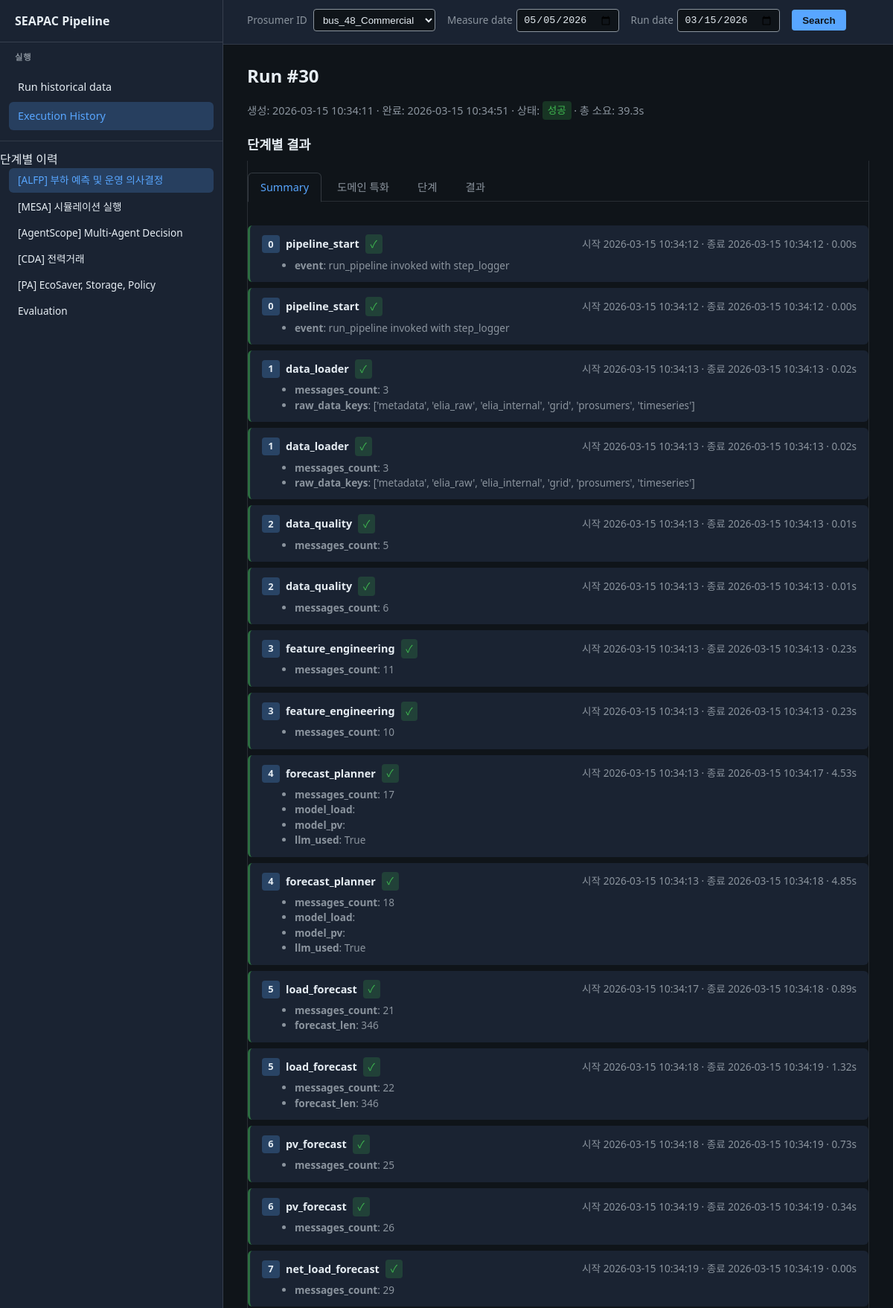
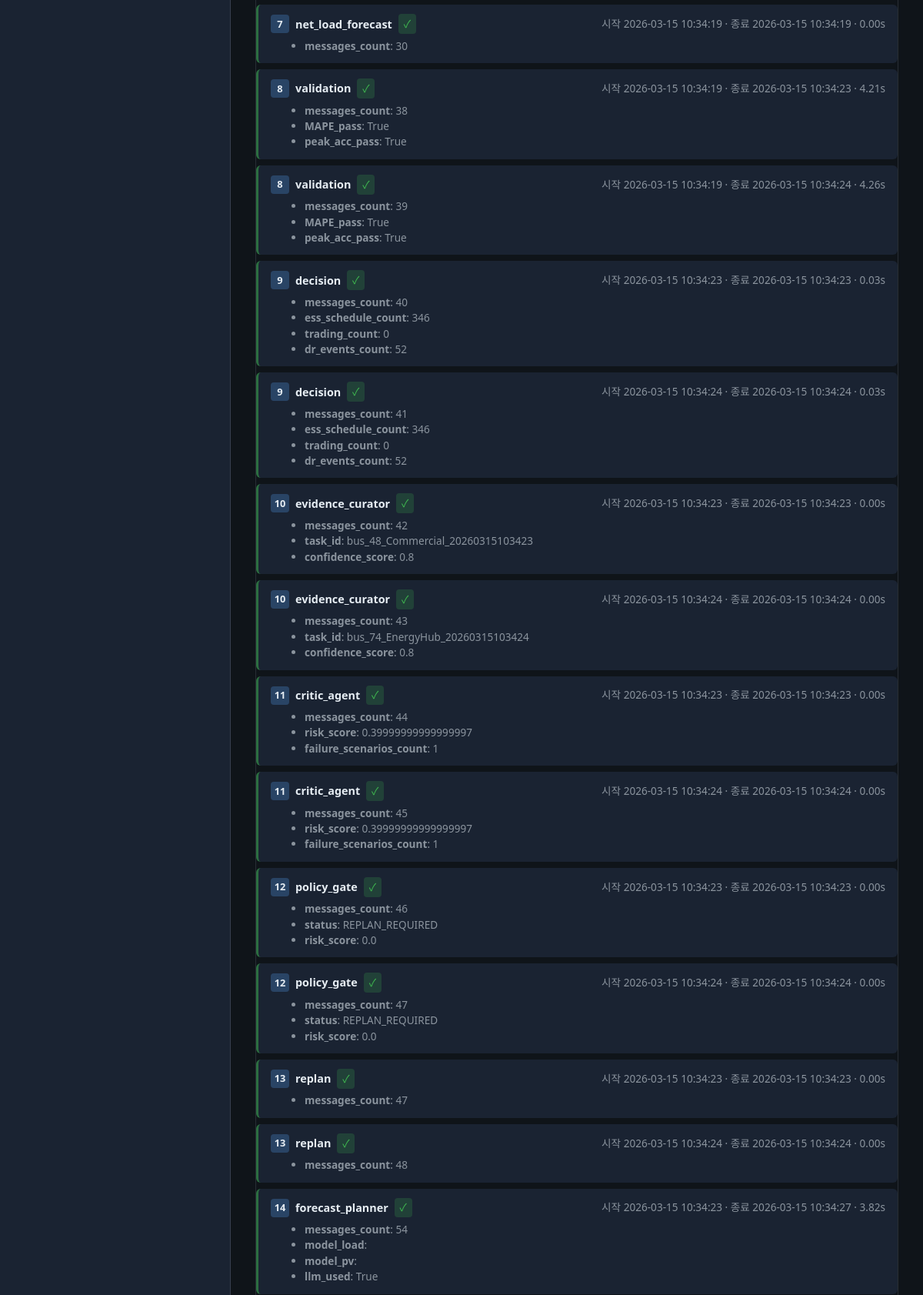
/runs/30 (upper part), run on the app's committed database (2 pictures, top to bottom).
### tables this page shows
CREATE TABLE pipeline_run (
                id INTEGER PRIMARY KEY AUTOINCREMENT,
                created_at TEXT NOT NULL,
                finished_at TEXT,
                status TEXT NOT NULL DEFAULT 'running',
                total_elapsed_sec REAL,
                args_json TEXT,
                error_message TEXT
            , measure_date TEXT);

CREATE TABLE alfp_agent_step (
                id INTEGER PRIMARY KEY AUTOINCREMENT,
                run_id INTEGER NOT NULL,
                stage_order INTEGER NOT NULL,
                agent_name TEXT NOT NULL,
                step_order INTEGER NOT NULL,
                started_at TEXT NOT NULL,
                finished_at TEXT,
                elapsed_sec REAL,
                ok INTEGER NOT NULL DEFAULT 1,
                summary_json TEXT,
                error_text TEXT,
                FOREIGN KEY (run_id) REFERENCES pipeline_run(id)
            );

### pipeline_dashboard/app.py (the view)
@app.route("/runs/<int:run_id>")
def run_detail(run_id: int):
    init_db(_db_path())
    run = get_run_with_stages(run_id, db_path=_db_path())
    if run is None:
        abort(404)
    stages = run.get("stages", [])
    tabs = _stages_for_tabs(stages)
    db_path = _db_path()
    alfp_agent_steps = get_alfp_agent_steps(run_id, stage_order=1, db_path=db_path)
    if alfp_agent_steps is None:
        alfp_agent_steps = []
    alfp_domain_steps = get_alfp_domain_steps(run_id, stage_order=1, db_path=db_path)
    if alfp_domain_steps is None:
        alfp_domain_steps = []
    log.info("run_detail run_id=%s alfp_agent_steps count=%s domain_steps=%s db=%s", run_id, len(alfp_agent_steps), len(alfp_domain_steps), db_path)
    current_tab = request.args.get("tab", "1")
    current_sub = request.args.get("sub", "summary")
    if current_sub not in ("summary", "domain", "steps", "result"):
        current_sub = "summary"
    current_sub4 = request.args.get("sub4", "exec")
    if current_sub4 not in ("exec", "domain"):
        current_sub4 = "exec"
    cda_strategy_logs = []
    cda_negotiation_logs = []
    for s in stages:
        summary = s.get("summary") or {}
        if summary.get("strategy_reasoning_logs"):
            cda_strategy_logs = summary["strategy_reasoning_logs"]
        if summary.get("negotiation_logs"):
            cda_negotiation_logs = summary["negotiation_logs"]
    prosumer_options = _prosumer_options(_db_path())
    search_run_date = (run.get("created_at") or "")[:10]
    search_prosumer = (run.get("args") or {}).get("prosumer") or ""
    search_measure_date = run.get("measure_date") or ""
    return render_template(
        "run_detail.html",
        run=run,
        current_tab=current_tab,
        current_sub=current_sub,
        current_sub4=current_sub4,
        current_path=request.path,
        prosumer_options=prosumer_options,
        search_run_date=search_run_date,
        search_prosumer=search_prosumer,
        search_measure_date=search_measure_date,
        alfp_agent_steps=alfp_agent_steps,
        alfp_domain_steps=alfp_domain_steps,
        cda_strategy_logs=cda_strategy_logs,
        cda_negotiation_logs=cda_negotiation_logs,
        **tabs,
    )

### pipeline_dashboard/app.py (called while the page is built)
@app.before_request
def _log_request():
    log.info("Request  %s  %s", request.method, request.path)

def _output_dir() -> str:
    return os.environ.get("PIPELINE_DB_DIR", "output")

def _db_path() -> Path:
    db_dir = _output_dir()
    return get_db_path(PROJECT_ROOT / db_dir)

def _prosumer_options(db_path: Path):
    all_runs = get_runs(limit=500, db_path=db_path)
    prosumer_set = {r.get("args", {}).get("prosumer") for r in all_runs if (r.get("args") or {}).get("prosumer")}
    prosumer_set.add("bus_48_Commercial")
    return sorted(prosumer_set)

### pipeline_dashboard/db.py (called while the page is built)
def get_db_path(db_dir: Path | str | None = None) -> Path:
    if db_dir is None:
        db_dir = _DEFAULT_DB_DIR
    return Path(db_dir) / _DB_FILENAME

def _connect(db_path: Path) -> sqlite3.Connection:
    db_path.parent.mkdir(parents=True, exist_ok=True)
    conn = sqlite3.connect(str(db_path))
    conn.row_factory = sqlite3.Row
    return conn

### pipeline_dashboard/templates/run_detail.html (shortened to what this page needs)
{% extends "base.html" %}
{% block main_top %}
  <form class="search-bar step-search-bar" method="get" action="{{ url_for('run_detail_by_search') }}" id="step-search-form">
    <span><label for="step-search-prosumer">Prosumer ID</label>
      <select name="prosumer" id="step-search-prosumer">
        {% for p in (prosumer_options or []) %}
        <option value="{{ p|e }}" {% if p == search_prosumer %}selected{% endif %}>{{ p }}</option>
        {% endfor %}
      </select>
    </span>
    <span class="date-field">
      <label for="step-search-measure-date">Measure date</label>
      <input type="date" id="step-search-measure-date" name="measure_date" value="{{ search_measure_date|e }}" aria-label="Measure date">
    </span>
    <span class="date-field">
      <label for="step-search-run-date">Run date</label>
      <input type="date" id="step-search-run-date" name="run_date" value="{{ search_run_date|e }}" aria-label="Run date">
    </span>
    <button type="submit">Search</button>
  </form>
{% endblock %}
{% block content %}
  <h1>Run #{{ run.id }}</h1>
  <div class="run-meta">
    생성: {{ run.created_at }}
    {% if run.finished_at %} · 완료: {{ run.finished_at }}{% endif %}
    · 상태:
    {% if run.status == 'success' %}
      <span class="badge badge-success">성공</span>
    {% elif run.status == 'failure' %}
      <span class="badge badge-failure">실패</span>
    {% else %}
      <span class="badge badge-running">실행 중</span>
    {% endif %}
    {% if run.total_elapsed_sec is not none %}
      · 총 소요: {{ "%.1f"|format(run.total_elapsed_sec) }}s
    {% endif %}
  </div>
  {% set _ct = (current_tab|default('1'))|string %}
  {% set _sub4 = current_sub4|default('exec') %}
  <section class="step-results-section" aria-label="단계별 결과">
  <h2 style="font-size: 1.1rem; margin: 1.25rem 0 0.5rem 0;">단계별 결과</h2>
  {% set _sub = current_sub|default('summary') %}
  <div id="tab-1" class="detail-panel {% if _ct == '1' %}active{% endif %}">
    <div class="sub-tabs" role="tablist">
      <a href="#" class="sub-tab {% if _sub == 'summary' %}active{% endif %}" data-subtab="sub-summary" data-sub="summary" role="tab" aria-selected="{% if _sub == 'summary' %}true{% else %}false{% endif %}">Summary</a>
      <a href="#" class="sub-tab {% if _sub == 'domain' %}active{% endif %}" data-subtab="sub-domain" data-sub="domain" role="tab" aria-selected="{% if _sub == 'domain' %}true{% else %}false{% endif %}">도메인 특화</a>
      <a href="#" class="sub-tab {% if _sub == 'steps' %}active{% endif %}" data-subtab="sub-steps" data-sub="steps" role="tab" aria-selected="{% if _sub == 'steps' %}true{% else %}false{% endif %}">단계</a>
      <a href="#" class="sub-tab {% if _sub == 'result' %}active{% endif %}" data-subtab="sub-result" data-sub="result" role="tab" aria-selected="{% if _sub == 'result' %}true{% else %}false{% endif %}">결과</a>
    </div>
    <div id="sub-summary" class="sub-panel {% if _sub == 'summary' %}active{% endif %}" role="tabpanel">
      {% if (alfp_agent_steps or []) %}
      <div class="alfp-agent-steps">
        {% for step in (alfp_agent_steps or []) %}
        <div class="agent-step {% if not step.ok %}agent-step-fail{% endif %}">
          <div class="agent-step-header">
            <span class="agent-step-order">{{ step.step_order }}</span>
            <span class="agent-step-name">{{ step.agent_name }}</span>
            {% if step.ok %}<span class="badge badge-success">✓</span>{% else %}<span class="badge badge-failure">✗</span>{% endif %}
            <span class="agent-step-time">시작 {{ step.started_at }}{% if step.finished_at %} · 종료 {{ step.finished_at }}{% endif %}{% if step.elapsed_sec is not none %} · {{ "%.2f"|format(step.elapsed_sec) }}s{% endif %}</span>
          </div>
          {% if step.summary and step.summary.items() %}
          <ul class="agent-step-summary">{% for key, val in step.summary.items() %}<li><strong>{{ key }}</strong>: {{ val }}</li>{% endfor %}</ul>
          {% else %}
          <p class="agent-step-summary" style="margin: 0.35rem 0 0 1.75rem; color: var(--muted);">summary 없음</p>
          {% endif %}
        </div>
        {% endfor %}
      </div>
      {% else %}
      <p class="no-content">기록된 Agent 단계가 없습니다.</p>
      {% endif %}
    </div>
  </div>
  </section>
{% endblock %}

### data on the page
pipeline_run: measure_date "05/05/2026", id "30", created_at "2026-03-15 10:34:11", finished_at "2026-03-15 10:34:51", total_elapsed_sec "39.3"
alfp_agent_step: step_order "0", agent_name "pipeline_start", started_at "2026-03-15 10:34:12", finished_at "2026-03-15 10:34:12", elapsed_sec "0.00", summary "event", summary "run_pipeline invoked with step_logger"
alfp_agent_step: step_order "0", agent_name "pipeline_start", started_at "2026-03-15 10:34:12", finished_at "2026-03-15 10:34:12", elapsed_sec "0.00", summary "event", summary "run_pipeline invoked with step_logger"
alfp_agent_step: step_order "1", agent_name "data_loader", started_at "2026-03-15 10:34:13", finished_at "2026-03-15 10:34:13", elapsed_sec "0.02", summary "messages_count" "raw_data_keys", summary "3" "['metadata', 'elia_raw', 'elia_internal', 'grid', 'prosumers', 'timeseries']"
alfp_agent_step: step_order "1", agent_name "data_loader", started_at "2026-03-15 10:34:13", finished_at "2026-03-15 10:34:13", elapsed_sec "0.02", summary "messages_count" "raw_data_keys", summary "3" "['metadata', 'elia_raw', 'elia_internal', 'grid', 'prosumers', 'timeseries']"
alfp_agent_step: step_order "2", agent_name "data_quality", started_at "2026-03-15 10:34:13", finished_at "2026-03-15 10:34:13", elapsed_sec "0.01", summary "messages_count", summary "5"
alfp_agent_step: step_order "2", agent_name "data_quality", started_at "2026-03-15 10:34:13", finished_at "2026-03-15 10:34:13", elapsed_sec "0.01", summary "messages_count", summary "6"
alfp_agent_step: step_order "3", agent_name "feature_engineering", started_at "2026-03-15 10:34:13", finished_at "2026-03-15 10:34:13", elapsed_sec "0.23", summary "messages_count", summary "11"
alfp_agent_step: step_order "3", agent_name "feature_engineering", started_at "2026-03-15 10:34:13", finished_at "2026-03-15 10:34:13", elapsed_sec "0.23", summary "messages_count", summary "10"
alfp_agent_step: step_order "4", agent_name "forecast_planner", started_at "2026-03-15 10:34:13", finished_at "2026-03-15 10:34:17", elapsed_sec "4.53", summary "messages_count" "model_load" "model_pv" "llm_used", summary "17" "True"
alfp_agent_step: step_order "4", agent_name "forecast_planner", started_at "2026-03-15 10:34:13", finished_at "2026-03-15 10:34:18", elapsed_sec "4.85", summary "messages_count" "model_load" "model_pv" "llm_used", summary "18" "True"
alfp_agent_step: step_order "5", agent_name "load_forecast", started_at "2026-03-15 10:34:17", finished_at "2026-03-15 10:34:18", elapsed_sec "0.89", summary "messages_count" "forecast_len", summary "21" "346"
alfp_agent_step: step_order "5", agent_name "load_forecast", started_at "2026-03-15 10:34:18", finished_at "2026-03-15 10:34:19", elapsed_sec "1.32", summary "messages_count" "forecast_len", summary "22" "346"
alfp_agent_step: step_order "6", agent_name "pv_forecast", started_at "2026-03-15 10:34:18", finished_at "2026-03-15 10:34:19", elapsed_sec "0.73", summary "messages_count", summary "25"
alfp_agent_step: step_order "6", agent_name "pv_forecast", started_at "2026-03-15 10:34:19", finished_at "2026-03-15 10:34:19", elapsed_sec "0.34", summary "messages_count", summary "26"
alfp_agent_step: step_order "7", agent_name "net_load_forecast", started_at "2026-03-15 10:34:19", finished_at "2026-03-15 10:34:19", elapsed_sec "0.00", summary "messages_count", summary "29"
alfp_agent_step: step_order "7", agent_name "net_load_forecast", started_at "2026-03-15 10:34:19", finished_at "2026-03-15 10:34:19", elapsed_sec "0.00", summary "messages_count", summary "30"
alfp_agent_step: step_order "8", agent_name "validation", started_at "2026-03-15 10:34:19", finished_at "2026-03-15 10:34:23", elapsed_sec "4.21", summary "messages_count" "MAPE_pass" "peak_acc_pass", summary "38" "True" "True"
alfp_agent_step: step_order "8", agent_name "validation", started_at "2026-03-15 10:34:19", finished_at "2026-03-15 10:34:24", elapsed_sec "4.26", summary "messages_count" "MAPE_pass" "peak_acc_pass", summary "39" "True" "True"
alfp_agent_step: step_order "9", agent_name "decision", started_at "2026-03-15 10:34:23", finished_at "2026-03-15 10:34:23", elapsed_sec "0.03", summary "messages_count" "ess_schedule_count" "trading_count" "dr_events_count", summary "40" "346" "0" "52"
alfp_agent_step: step_order "9", agent_name "decision", started_at "2026-03-15 10:34:24", finished_at "2026-03-15 10:34:24", elapsed_sec "0.03", summary "messages_count" "ess_schedule_count" "trading_count" "dr_events_count", summary "41" "346" "0" "52"
alfp_agent_step: step_order "10", agent_name "evidence_curator", started_at "2026-03-15 10:34:23", finished_at "2026-03-15 10:34:23", elapsed_sec "0.00", summary "messages_count" "task_id" "confidence_score", summary "42" "bus_48_Commercial_20260315103423" "0.8"
alfp_agent_step: step_order "10", agent_name "evidence_curator", started_at "2026-03-15 10:34:24", finished_at "2026-03-15 10:34:24", elapsed_sec "0.00", summary "messages_count" "task_id" "confidence_score", summary "43" "bus_74_EnergyHub_20260315103424" "0.8"
alfp_agent_step: step_order "11", agent_name "critic_agent", started_at "2026-03-15 10:34:23", finished_at "2026-03-15 10:34:23", elapsed_sec "0.00", summary "messages_count" "risk_score" "failure_scenarios_count", summary "44" "0.39999999999999997" "1"
alfp_agent_step: step_order "11", agent_name "critic_agent", started_at "2026-03-15 10:34:24", finished_at "2026-03-15 10:34:24", elapsed_sec "0.00", summary "messages_count" "risk_score" "failure_scenarios_count", summary "45" "0.39999999999999997" "1"
alfp_agent_step: step_order "12", agent_name "policy_gate", started_at "2026-03-15 10:34:23", finished_at "2026-03-15 10:34:23", elapsed_sec "0.00", summary "messages_count" "status" "risk_score", summary "46" "REPLAN_REQUIRED" "0.0"
alfp_agent_step: step_order "12", agent_name "policy_gate", started_at "2026-03-15 10:34:24", finished_at "2026-03-15 10:34:24", elapsed_sec "0.00", summary "messages_count" "status" "risk_score", summary "47" "REPLAN_REQUIRED" "0.0"
alfp_agent_step: step_order "13", agent_name "replan", started_at "2026-03-15 10:34:23", finished_at "2026-03-15 10:34:23", elapsed_sec "0.00", summary "messages_count", summary "47"
alfp_agent_step: step_order "13", agent_name "replan", started_at "2026-03-15 10:34:24", finished_at "2026-03-15 10:34:24", elapsed_sec "0.00", summary "messages_count", summary "48"
alfp_agent_step: step_order "14", agent_name "forecast_planner", started_at "2026-03-15 10:34:23", finished_at "2026-03-15 10:34:27", elapsed_sec "3.82", summary "messages_count" "model_load" "model_pv" "llm_used", summary "54" "True"

### other printed values
form field prosumer "bus_48_Commercial"
